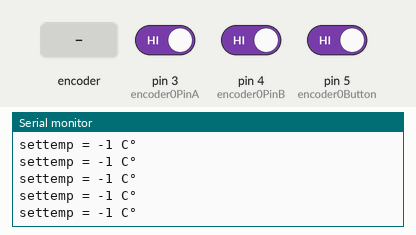
Recording of a sketch running on a simulated Arduino Uno, built with avr-gcc and run on an emulated ATmega328P. On the bench: the last lines printed to the serial monitor. The inputs (shaded band) are chosen by the test bench; at power-on: pin 5 (encoder0Button) HIGH, pin 3 (encoder0PinA) HIGH, pin 4 (encoder0PinB) HIGH.

Above: at 1.2 s.
1.3 s: rotary encoder on pin 3 (encoder0PinA) / pin 4 (encoder0PinB) turned 1 step (first pin leading)
At 2.2 s:
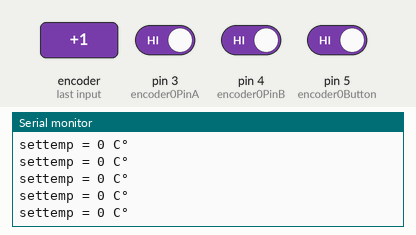
4.5 s: pin 5 (encoder0Button) driven LOW
7.5 s: rotary encoder on pin 3 (encoder0PinA) / pin 4 (encoder0PinB) turned 2 steps (second pin leading)
At 8.1 s:
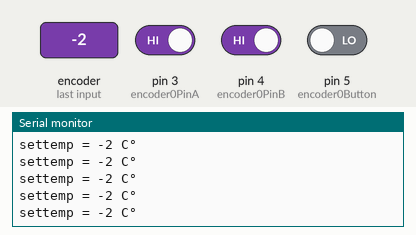
10.9 s: rotary encoder on pin 3 (encoder0PinA) / pin 4 (encoder0PinB) turned 3 steps (first pin leading)
At 11.9 s:
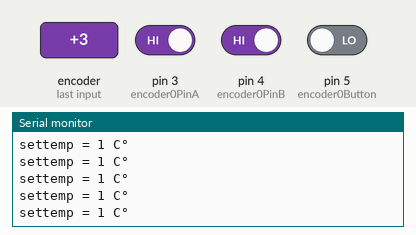
14.5 s: rotary encoder on pin 3 (encoder0PinA) / pin 4 (encoder0PinB) turned 2 steps (second pin leading)
At 15.0 s:
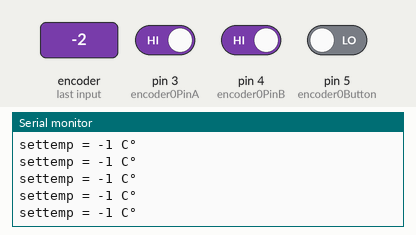
17.9 s: rotary encoder on pin 3 (encoder0PinA) / pin 4 (encoder0PinB) turned 1 step (first pin leading)
At 18.8 s:
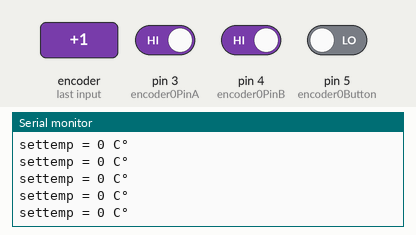
Timing chart, 0 to 20.9 s (numbered marks = the images above; inputs shaded):
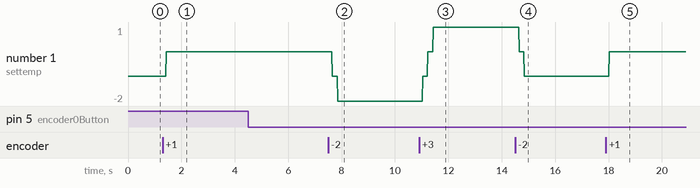

Measured:
- after the input at 1.3 s, the serial monitor: prints a new line after 0.12 s (image 1)
- after the input at 7.5 s, the serial monitor: prints a new line after 0.15 s (image 2)
- after the input at 10.9 s, the serial monitor: prints a new line after 0.14 s (image 3)
- after the input at 14.5 s, the serial monitor: prints a new line after 0.15 s (image 4)
- after the input at 17.9 s, the serial monitor: prints a new line after 0.13 s (image 5)
- plotted number 1: -1 → 0 after the input at 1.3 s, 0 → -2 after the input at 7.5 s, -2 → 1 after the input at 10.9 s, 1 → -1 after the input at 14.5 s, -1 → 0 after the input at 17.9 s

The sketch:

Rotary_encoder_esp_32.ino
```cpp
int val;
int encoder0PinA = 3;
int encoder0PinB = 4;
int encoder0Button = 5;
int encoder0Pos = 0;
int buttonstate;
int encoder0PinALast = LOW;
int n = LOW;
unsigned long lastButtonPress = 0;
void setup() {
  pinMode (encoder0PinA, INPUT);
  pinMode (encoder0PinB, INPUT);
  pinMode (encoder0Button, INPUT);
  Serial.begin (9600);
}

void loop() {
  n = digitalRead(encoder0PinA);
  if ((encoder0PinALast == LOW) && (n == HIGH)) {
    if (digitalRead(encoder0PinB) == LOW) {
      encoder0Pos++;
    } else {
      encoder0Pos--;
    }
  }
  if(encoder0Pos > 20 || encoder0Pos < -20){
    encoder0Pos = 0;
  }
  encoder0PinALast = n;
buttonstate = digitalRead(encoder0Button);
unsigned long x = millis();

if (buttonstate == LOW){
  if ( x - lastButtonPress > 50) {
      Serial.println("Button pressed!");
    }

    // Remember last button press event
    lastButtonPress = millis();
}

delay(1);


Serial.print ("settemp = ");
Serial.print (encoder0Pos);
Serial.print (" C°");
Serial.println ("");

}
```
